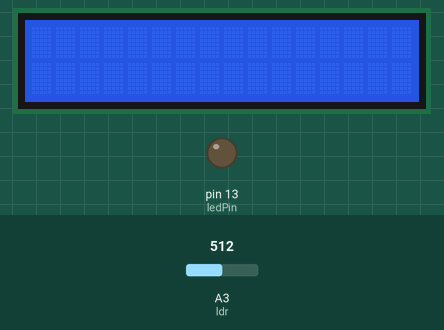
Recording of a sketch running on a simulated Arduino Uno, built with avr-gcc and run on an emulated ATmega328P. Shown: 16×2 character LCD, output pins drawn as LEDs (lit = HIGH). The inputs (shaded band) are chosen by the test bench; at power-on: A3 (ldr) = 512. What the sketch prints to the serial monitor is not drawn.

Above: at 1.2 s.
1.3 s: A3 (ldr) set to 488
At 1.6 s:
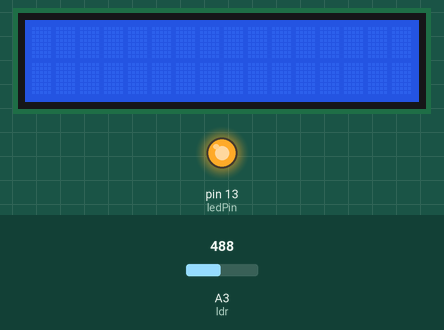
2.8 s: A3 (ldr) set to 510
At 5.6 s:
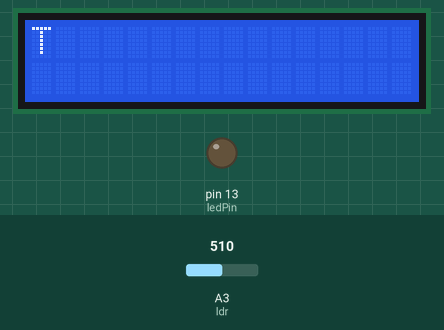
5.8 s: A3 (ldr) set to 490
At 6.3 s:
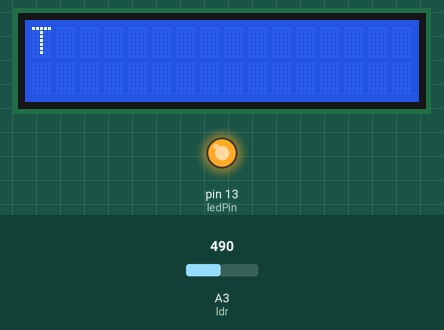
7.3 s: A3 (ldr) set to 511
At 10.2 s:
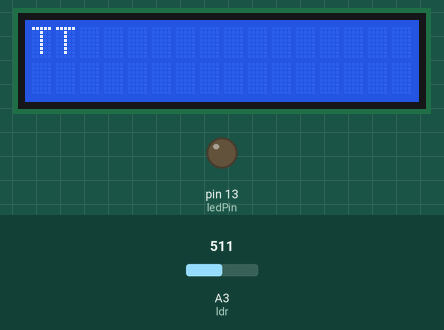
Timing chart, 0 to 11.3 s (numbered marks = the images above; inputs shaded):
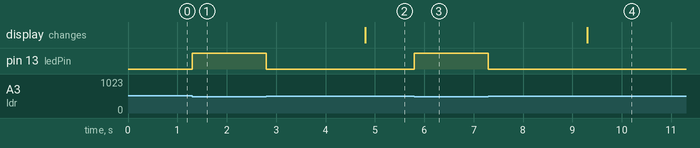

Measured:
- the behaviour switches between 500 and 499 on A3 (ldr) (found by bisection; images 0 and 1)
- after the input at 1.3 s, pin 13 (ledPin): LOW → HIGH at once
- after the input at 2.8 s, pin 13 (ledPin): HIGH → LOW at once; the display: changes after 2.0 s (image 2)
- after the input at 5.8 s, pin 13 (ledPin): LOW → HIGH at once
- after the input at 7.3 s, pin 13 (ledPin): HIGH → LOW at once; the display: changes after 2.0 s (image 4)

The sketch:

morse_final_v3.ino
```cpp
/*
 * ============================================
 *       Filename:  morse_lcd_i2c.c
 *        Version:  1.0
 *        Created:  2014-2-10 10:54
 *        Complete: 2014-2-11 14:22
 *         Author: V__KING__
 *        Company: sogworks
 * ============================================
 *用法：
 *  1.短按就是DI
 *  2.长按就是DA
 *  3.不按2s以上就是一个morse字符的终止
 * ============================================
 */

#include <Wire.h>
#include <LiquidCrystal_I2C.h>
#define ledPin 13
#define ldr 3
/*定义显示设备*/
#define LCD_DEV 1     //LCD_DEV 定义为1：就是LCD显示；定义为0：就是不显示
#define SERIAL_DEV 1

int value = 0;
//int un_press_totall_time=0;
LiquidCrystal_I2C lcd(0x27,16,2);

void setup() {
	Serial.begin(9600);
	lcd.init();
	lcd.backlight();
	pinMode(ledPin, OUTPUT);
	pinMode(ldr,INPUT);
}

void loop() {
  //读取按键的值value，也可以是其他的值，例如光照强度
	value = analogRead(ldr);
	int limit_value=500;
	getMorseSignal(value,limit_value);
}


//以下的代码可以不用修改，也可以根据自主需要修改
//---------getMorseSignal用的到的全局变量--------
int high = 1;
int low = 0;
int buttonState = high;
int lastButtonState = low;
int blinking = false;
long previousMillis = 0;
long last_press_time=0 ;
long unPressTime=0 ;
long pressTime = 0;
long last_unpress_time = 0;
String getMorse[16];
int n=0,m=0;
int flag=0;
int j=0;
/*---------getMorseSignal函数--------------------
功能：解析morse码并显示
输入参数：
		value：模拟输入的值。可以是光照强度，或者按键值
		limit_value: 如果小于limit_value，就是相当于按键按下，大于该值就是松开
*/
void getMorseSignal(int value,int limit_value  ){
	if(value < limit_value) buttonState = low;
	else buttonState = high;
	//如果本次的按键状态是low(按下去),并且上次状态是high并且上次ledpin没有亮
	if (buttonState == low && lastButtonState == high  &&  blinking == false) {
		last_press_time = millis();
		unPressTime= millis() - last_unpress_time;
		blinking = true;				//ledpin亮
		lastButtonState = buttonState;	//将本次的状态和上次状态同步
		digitalWrite(ledPin,HIGH);
	}
	//本次状态时high(没有按),上次状态是按下
	else if (buttonState == high && lastButtonState == low && blinking == true) {
		last_unpress_time= millis();
		pressTime = millis() - last_press_time;
		blinking = false;				//ledpin没有不亮
		lastButtonState = buttonState;	//将本次的状态和上次状态同步
		digitalWrite(ledPin,LOW);
		//为什么需要un_press_totall_time?我们需要在放开手的瞬间才显示结束符"/"
		//如果不这样要按下后unPressTime才会被赋值，才大于2000
		//un_press_totall_time=unPressTime;
		flag=1;
	}
	else {//非0非1的时候,就是你一直按着的状态或者你一直不按的状态，也就是本次状态和上次状态都是一样的。
		if(blinking==true)
			last_unpress_time= millis();
		lastButtonState = buttonState;
	}

	//亮1t+灭1t==》DI，按下的时间长度来确定是DI还是DA
	if(pressTime > 100 ) {
		if(pressTime < 500) {
			//lcd.print(".");
			pressTime = 0;
			getMorse[n]+=".";
		}
		else {
			//lcd.print("-");
			pressTime = 0;
			getMorse[n]+="-";
		}
	}

	//没有按下的时间长度>2000ms的时候就是结束，我们以字符'/'来结束一个morse字符并且显示出来,flag只使它交换执行,松开的一瞬间flag=1(上面)；
	if( millis() - last_unpress_time>2000 && flag==1){
		//un_press_totall_time=0;
#ifdef LCD_DEV//如果定义了I2C的lcd类
		lcd.setCursor(j,m);      //j显示是哪一列
		if(getMorse[n]==".-") lcd.printstr("A");
		else if(getMorse[n]=="-...") lcd.printstr("B");
		else if(getMorse[n]=="-.-.") lcd.printstr("C");
		else if(getMorse[n]=="-..") lcd.printstr("D");
		else if(getMorse[n]==".") lcd.printstr("E");
		else if(getMorse[n]=="..-.") lcd.printstr("F");
		else if(getMorse[n]=="--.") lcd.printstr("G");
		else if(getMorse[n]=="....") lcd.printstr("H");
		else if(getMorse[n]=="..") lcd.printstr("I");
		else if(getMorse[n]==".---") lcd.printstr("J");
		else if(getMorse[n]=="-.-") lcd.printstr("K");
		else if(getMorse[n]==".-..") lcd.printstr("L");
		else if(getMorse[n]=="--") lcd.printstr("M");
		else if(getMorse[n]=="-.") lcd.printstr("N");
		else if(getMorse[n]=="---") lcd.printstr("O");
		else if(getMorse[n]==".--.") lcd.printstr("P");
		else if(getMorse[n]=="--.-") lcd.printstr("Q");
		else if(getMorse[n]==".-.") lcd.printstr("R");
		else if(getMorse[n]=="...") lcd.printstr("S");
		else if(getMorse[n]=="-") lcd.printstr("T");
		else if(getMorse[n]=="..-") lcd.printstr("U");
		else if(getMorse[n]=="...-") lcd.printstr("V");
		else if(getMorse[n]==".--") lcd.printstr("W");
		else if(getMorse[n]=="-..-") lcd.printstr("X");
		else if(getMorse[n]=="-.--") lcd.printstr("Y");
		else if(getMorse[n]=="--..") lcd.printstr("Z");
		else if(getMorse[n]==".----") lcd.printstr("1");
		else if(getMorse[n]=="..---") lcd.printstr("2");
		else if(getMorse[n]=="...--") lcd.printstr("3");
		else if(getMorse[n]=="....-") lcd.print("4");
		else if(getMorse[n]==".....") lcd.printstr("5");
		else if(getMorse[n]=="-....") lcd.printstr("6");
		else if(getMorse[n]=="--...") lcd.printstr("7");
		else if(getMorse[n]=="---..") lcd.printstr("8");
		else if(getMorse[n]=="----.") lcd.printstr("9");
		else if(getMorse[n]=="-----") lcd.printstr("0");
		else if(getMorse[n]=="..--..") lcd.printstr("?");
		else if(getMorse[n]=="-..-.") lcd.printstr("/");
		else if(getMorse[n]==".-.-.-") lcd.printstr(".");
		else if(getMorse[n]==".--.-.") lcd.printstr("@");
		else lcd.print(" ");
		n++;
                if(n>=16) n=0;
		if(j++>=15) {j=0;m=0;delay(1000);lcd.clear();}
#endif
#ifdef SERIAL_DEV //定义了其他的显示设备,如串口显示
		if(getMorse[n]=="...") Serial.print("s");
		else if(getMorse[n]=="---") Serial.print("o");
		Serial.print("/");
#endif
		flag=0;
	}
}
```
